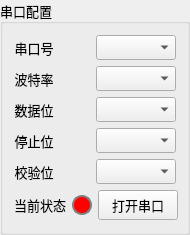
      <widget class="QGroupBox" name="serialPortGroupBox">
       <property name="minimumSize">
        <size>
         <width>190</width>
         <height>235</height>
        </size>
       </property>
       <property name="maximumSize">
        <size>
         <width>190</width>
         <height>235</height>
        </size>
       </property>
       <property name="font">
        <font>
         <family>HarmonyOS Sans SC</family>
         <pointsize>10</pointsize>
        </font>
       </property>
       <property name="mouseTracking">
        <bool>false</bool>
       </property>
       <property name="title">
        <string>串口配置</string>
       </property>
       <layout class="QVBoxLayout" name="verticalLayout">
        <item>
         <layout class="QHBoxLayout" name="serialPortHorizontalLayout">
          <item>
           <widget class="QLabel" name="serialPortLabel">
            <property name="minimumSize">
             <size>
              <width>40</width>
              <height>25</height>
             </size>
            </property>
            <property name="maximumSize">
             <size>
              <width>40</width>
              <height>25</height>
             </size>
            </property>
            <property name="font">
             <font>
              <family>HarmonyOS Sans SC</family>
              <pointsize>10</pointsize>
             </font>
            </property>
            <property name="text">
             <string>串口号</string>
            </property>
            <property name="alignment">
             <set>Qt::AlignmentFlag::AlignCenter</set>
            </property>
           </widget>
          </item>
          <item>
           <spacer name="horizontalSpacer">
            <property name="orientation">
             <enum>Qt::Orientation::Horizontal</enum>
            </property>
            <property name="sizeHint" stdset="0">
             <size>
              <width>40</width>
              <height>20</height>
             </size>
            </property>
           </spacer>
          </item>
          <item>
           <widget class="QToolButton" name="serialPortToolButton">
            <property name="minimumSize">
             <size>
              <width>25</width>
              <height>25</height>
             </size>
            </property>
            <property name="maximumSize">
             <size>
              <width>25</width>
              <height>25</height>
             </size>
            </property>
            <property name="toolTip">
             <string>刷新串口</string>
            </property>
            <property name="text">
             <string/>
            </property>
            <property name="icon">
             <iconset theme="QIcon::ThemeIcon::ViewRefresh"/>
            </property>
            <property name="iconSize">
             <size>
              <width>18</width>
              <height>18</height>
             </size>
            </property>
            <property name="autoRaise">
             <bool>true</bool>
            </property>
           </widget>
          </item>
          <item>
           <widget class="QComboBox" name="serialPortComboBox">
            <property name="minimumSize">
             <size>
              <width>80</width>
              <height>25</height>
             </size>
            </property>
            <property name="maximumSize">
             <size>
              <width>80</width>
              <height>25</height>
             </size>
            </property>
           </widget>
          </item>
         </layout>
        </item>
        <item>
         <layout class="QHBoxLayout" name="baudRateHorizontalLayout">
          <item>
           <widget class="QLabel" name="baudRateLabel">
            <property name="minimumSize">
             <size>
              <width>40</width>
              <height>25</height>
             </size>
            </property>
            <property name="maximumSize">
             <size>
              <width>40</width>
              <height>25</height>
             </size>
            </property>
            <property name="font">
             <font>
              <family>HarmonyOS Sans SC</family>
              <pointsize>10</pointsize>
             </font>
            </property>
            <property name="text">
             <string>波特率</string>
            </property>
            <property name="alignment">
             <set>Qt::AlignmentFlag::AlignCenter</set>
            </property>
           </widget>
          </item>
          <item>
           <spacer name="horizontalSpacer_2">
            <property name="orientation">
             <enum>Qt::Orientation::Horizontal</enum>
            </property>
            <property name="sizeHint" stdset="0">
             <size>
              <width>40</width>
              <height>20</height>
             </size>
            </property>
           </spacer>
          </item>
          <item>
           <widget class="QComboBox" name="baudRateComboBox">
            <property name="minimumSize">
             <size>
              <width>80</width>
              <height>25</height>
             </size>
            </property>
            <property name="maximumSize">
             <size>
              <width>80</width>
              <height>25</height>
             </size>
            </property>
           </widget>
          </item>
         </layout>
        </item>
        <item>
         <layout class="QHBoxLayout" name="byteSizeHorizontalLayout">
          <item>
           <widget class="QLabel" name="byteSizeLabel">
            <property name="minimumSize">
             <size>
              <width>40</width>
              <height>25</height>
             </size>
            </property>
            <property name="maximumSize">
             <size>
              <width>40</width>
              <height>25</height>
             </size>
            </property>
            <property name="font">
             <font>
              <family>HarmonyOS Sans SC</family>
              <pointsize>10</pointsize>
             </font>
            </property>
            <property name="text">
             <string>数据位</string>
            </property>
            <property name="alignment">
             <set>Qt::AlignmentFlag::AlignCenter</set>
            </property>
           </widget>
          </item>
          <item>
           <spacer name="horizontalSpacer_3">
            <property name="orientation">
             <enum>Qt::Orientation::Horizontal</enum>
            </property>
            <property name="sizeHint" stdset="0">
             <size>
              <width>40</width>
              <height>20</height>
             </size>
            </property>
           </spacer>
          </item>
          <item>
           <widget class="QComboBox" name="byteSizeComboBox">
            <property name="minimumSize">
             <size>
              <width>80</width>
              <height>25</height>
             </size>
            </property>
            <property name="maximumSize">
             <size>
              <width>80</width>
              <height>25</height>
             </size>
            </property>
           </widget>
          </item>
         </layout>
        </item>
        <item>
         <layout class="QHBoxLayout" name="stopBitsHorizontalLayout">
          <item>
           <widget class="QLabel" name="stopBitsLabel">
            <property name="minimumSize">
             <size>
              <width>40</width>
              <height>25</height>
             </size>
            </property>
            <property name="maximumSize">
             <size>
              <width>40</width>
              <height>25</height>
             </size>
            </property>
            <property name="font">
             <font>
              <family>HarmonyOS Sans SC</family>
              <pointsize>10</pointsize>
             </font>
            </property>
            <property name="text">
             <string>停止位</string>
            </property>
            <property name="alignment">
             <set>Qt::AlignmentFlag::AlignCenter</set>
            </property>
           </widget>
          </item>
          <item>
           <spacer name="horizontalSpacer_4">
            <property name="orientation">
             <enum>Qt::Orientation::Horizontal</enum>
            </property>
            <property name="sizeHint" stdset="0">
             <size>
              <width>40</width>
              <height>20</height>
             </size>
            </property>
           </spacer>
          </item>
          <item>
           <widget class="QComboBox" name="stopBitsComboBox">
            <property name="minimumSize">
             <size>
              <width>80</width>
              <height>25</height>
             </size>
            </property>
            <property name="maximumSize">
             <size>
              <width>80</width>
              <height>25</height>
             </size>
            </property>
           </widget>
          </item>
         </layout>
        </item>
        <item>
         <layout class="QHBoxLayout" name="parityHorizontalLayout">
          <item>
           <widget class="QLabel" name="parityLabel">
            <property name="minimumSize">
             <size>
              <width>40</width>
              <height>25</height>
             </size>
            </property>
            <property name="maximumSize">
             <size>
              <width>40</width>
              <height>25</height>
             </size>
            </property>
            <property name="font">
             <font>
              <family>HarmonyOS Sans SC</family>
              <pointsize>10</pointsize>
             </font>
            </property>
            <property name="text">
             <string>校验位</string>
            </property>
            <property name="alignment">
             <set>Qt::AlignmentFlag::AlignCenter</set>
            </property>
           </widget>
          </item>
          <item>
           <spacer name="horizontalSpacer_5">
            <property name="orientation">
             <enum>Qt::Orientation::Horizontal</enum>
            </property>
            <property name="sizeHint" stdset="0">
             <size>
              <width>40</width>
              <height>20</height>
             </size>
            </property>
           </spacer>
          </item>
          <item>
           <widget class="QComboBox" name="parityComboBox">
            <property name="minimumSize">
             <size>
              <width>80</width>
              <height>25</height>
             </size>
            </property>
            <property name="maximumSize">
             <size>
              <width>80</width>
              <height>25</height>
             </size>
            </property>
           </widget>
          </item>
         </layout>
        </item>
        <item>
         <layout class="QHBoxLayout" name="serialOpenHorizontalLayout">
          <item>
           <widget class="QLabel" name="serialOpenLabel">
            <property name="enabled">
             <bool>true</bool>
            </property>
            <property name="minimumSize">
             <size>
              <width>0</width>
              <height>0</height>
             </size>
            </property>
            <property name="maximumSize">
             <size>
              <width>60</width>
              <height>30</height>
             </size>
            </property>
            <property name="font">
             <font>
              <family>HarmonyOS Sans SC</family>
              <pointsize>10</pointsize>
             </font>
            </property>
            <property name="text">
             <string>当前状态</string>
            </property>
            <property name="alignment">
             <set>Qt::AlignmentFlag::AlignCenter</set>
            </property>
           </widget>
          </item>
          <item>
           <spacer name="horizontalSpacer_7">
            <property name="orientation">
             <enum>Qt::Orientation::Horizontal</enum>
            </property>
            <property name="sizeHint" stdset="0">
             <size>
              <width>40</width>
              <height>20</height>
             </size>
            </property>
           </spacer>
          </item>
          <item>
           <widget class="QLabel" name="serialOpenLedLabel">
            <property name="minimumSize">
             <size>
              <width>20</width>
              <height>20</height>
             </size>
            </property>
            <property name="maximumSize">
             <size>
              <width>20</width>
              <height>20</height>
             </size>
            </property>
            <property name="styleSheet">
             <string notr="true">QLabel {
    background-color: red;
    border-radius: 10px;
	border: 2px solid gray;
}</string>
            </property>
            <property name="text">
             <string/>
            </property>
            <property name="alignment">
             <set>Qt::AlignmentFlag::AlignCenter</set>
            </property>
           </widget>
          </item>
          <item>
           <widget class="QPushButton" name="serialOpenPushButton">
            <property name="minimumSize">
             <size>
              <width>80</width>
              <height>30</height>
             </size>
            </property>
            <property name="maximumSize">
             <size>
              <width>80</width>
              <height>30</height>
             </size>
            </property>
            <property name="font">
             <font>
              <family>HarmonyOS Sans SC</family>
              <pointsize>10</pointsize>
             </font>
            </property>
            <property name="text">
             <string>打开串口</string>
            </property>
           </widget>
          </item>
         </layout>
        </item>
       </layout>
      </widget>
